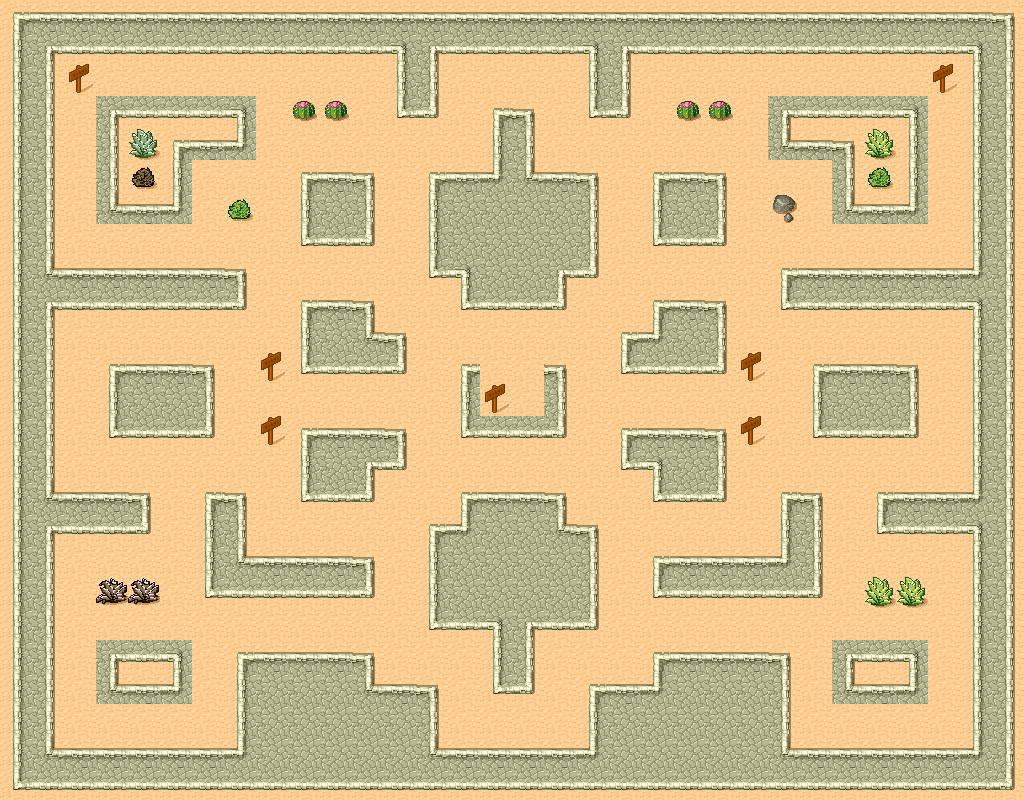

A 2D game scene composited from a Tiled map and its tileset images. What follows is a short description and the map's XML, with each tile layer's data collapsed to a summary:
An orthogonal 32x25 tile map with 32x32 px tiles, 5 tile layers (Walkable, Collision, Victory, Player, ...).

<map version="1.10" tiledversion="1.10.2" orientation="orthogonal" renderorder="right-down" width="32" height="25" tilewidth="32" tileheight="32" infinite="0" nextlayerid="7" nextobjectid="1">
 <tileset firstgid="1" source="tmw_desert_spacing.tsx" />
 <layer id="1" name="Walkable" width="32" height="25">
  <data>[800 cells, 258 non-empty, 1 distinct tile ids]</data>
 </layer>
 <layer id="3" name="Collision" width="32" height="25">
  <data>[800 cells, 542 non-empty, 21 distinct tile ids]</data>
 </layer>
 <layer id="6" name="Victory" width="32" height="25">
  <data>[800 cells, 1 non-empty, 1 distinct tile ids]</data>
 </layer>
 <layer id="4" name="Player" width="32" height="25">
  <data>[800 cells, 1 non-empty, 1 distinct tile ids]</data>
 </layer>
 <layer id="5" name="Enemy" width="32" height="25">
  <data>[800 cells, 1 non-empty, 1 distinct tile ids]</data>
 </layer>
</map>
